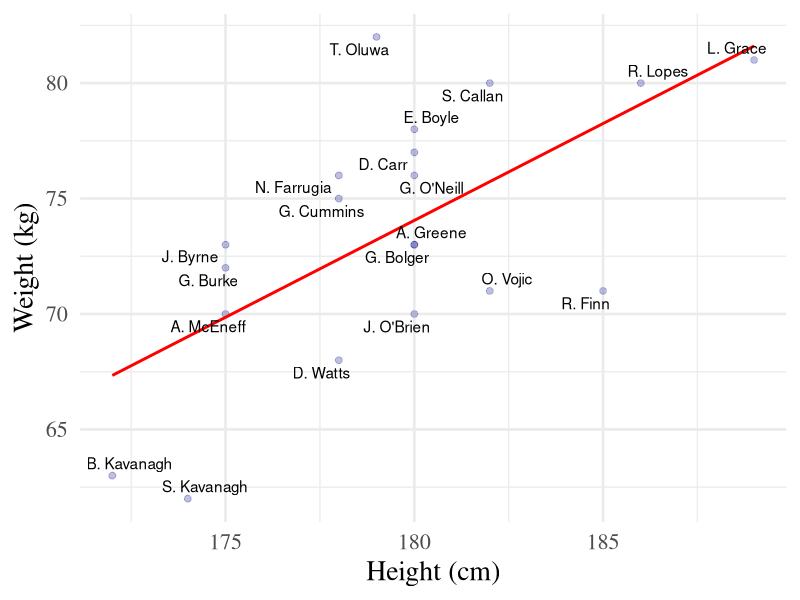

Write R code to recreate this figure.
## ---- chunk 1
knitr::opts_chunk$set(echo = TRUE)
## ---- chunk 2
x <- c(5,0,4,0,6,5,8)
## ---- chunk 3
x
## ---- chunk 4
x1 <- c(14,-34)
x2 <- c(-4, 24)
X <- cbind(x1,x2)
## ---- chunk 5
X
## ---- chunk 6
solve(X)
## ---- chunk 7
invX <- solve(X)
X %*% invX
## ---- chunk 8
round(X %*% invX, 3)
## ---- chunk 9
weight <- c(73,	72,	81,	73,	70,	71,	75,	80,	73,	68,	62,	70,	63,	77,	76,	78,	71,	76,	82,	80)
height <- c(175,175,189,180,175,185,178,186,180,178,174,180,172,180,180,180,182,178,179,182)

## ---- chunk 10
X <- cbind(rep(1, 20), height)
## ---- chunk 11
XprimeX <- crossprod(X)
XprimeXinv <- solve(XprimeX)
XprimeXinvXprime <- XprimeXinv %*% t(X)
XprimeXinvXprimey <- XprimeXinvXprime %*% weight
XprimeXinvXprimey

## ---- chunk 12
beta <- solve(crossprod(X)) %*% crossprod(X, weight)
beta
## ---- chunk 13
y_hat <- X %*% beta
e <- weight - y_hat
## ---- chunk 14
head(y_hat, 5)
head(e, 5)
## ---- chunk 15
RSS <- t(e) %*% e
sigma <- RSS/(20-2)
Vcov <- as.numeric(sigma) * (solve(crossprod(X)))
## ---- chunk 16
se <- sqrt(diag(Vcov))
se
## ---- chunk 17
beta[2] - se[2]*qt(0.975, 18)
beta[2] + se[2]*qt(0.975, 18)
## ---- chunk 18
rovers <- data.frame(height, weight)
model1 <-lm(weight ~ height, data = rovers)
summary(model1)
## ---- chunk 19
library(ggplot2)
library(ggrepel)

# add labels
rovers$name <- c("J. Byrne","G. Burke","L. Grace","G. Bolger","A. McEneff","R. Finn",
                 "G. Cummins","R. Lopes","A. Greene","D. Watts","S. Kavanagh","J. O'Brien",
                 "B. Kavanagh","D. Carr","G. O'Neill","E. Boyle","O. Vojic","N. Farrugia",
                 "T. Oluwa","S. Callan")

ggplot(data = rovers, aes(x = height, y = weight, label = name)) +  
  theme_minimal(base_size = 20, base_family = "serif") +
  geom_point(color="darkblue", alpha = 0.25, size = 2) + 
  geom_smooth(se= F, size = 1, col = "red", method="lm")+
  geom_text_repel() + 
  xlab("Height (cm)") + 
  ylab("Weight (kg)") 
